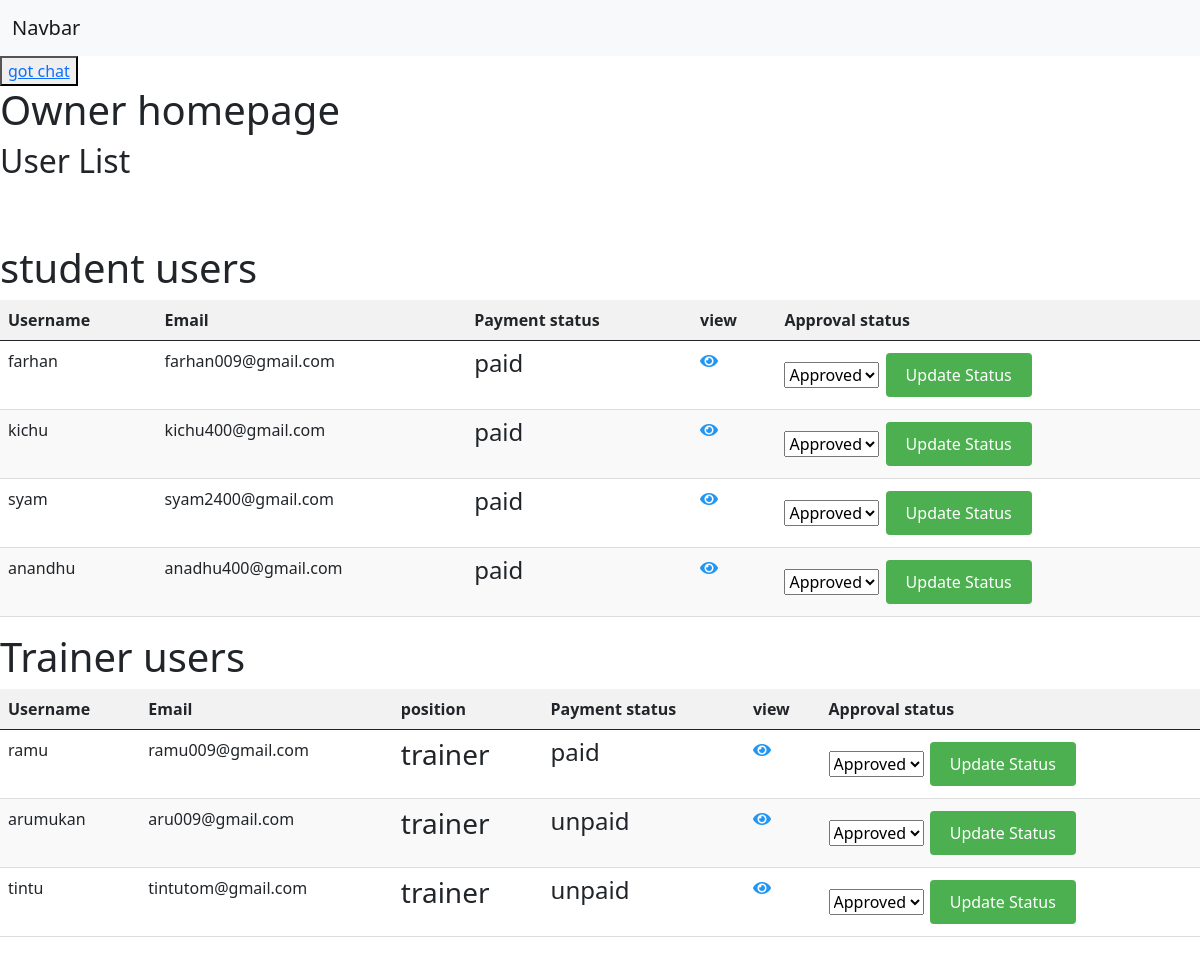
Page /gym-owner/users-list on the committed database.
### users/models.py (models this page shows, shortened)
class CustomUser(AbstractUser):
    GENDER_CHOICES = [
        ('Male', 'Male'),
        ('Female', 'Female'),
        ('Other', 'Other'),
    ]
    GOALS = [
        ('LOSE','Weight lose'),
        ('FIT','Maintain weight'),
        ('GAIN','Weight gain'),
    ]
    FITNESS_LEVEL = [
        ('Beginner','Beginner'),
        ('Intemediate','Intemediate'),
        ('Advanced','Advanced')
    ]
    age = models.IntegerField(default=0,null=True,blank=True)
    gender = models.CharField(max_length=10, choices=GENDER_CHOICES,null=True,blank=True)
    phone = models.PositiveIntegerField(default=0,null=True, blank=True)
    place = models.CharField(max_length=30,null=True,blank=True)
    specialization = models.CharField(max_length=30,null=True,blank=True)
    experience_years = models.IntegerField(null=True, blank=True)
    certifications = models.CharField(max_length=50,null=True, blank=True)
    qualification = models.CharField(max_length=30,null=True,blank=True)
    goal = models.CharField(max_length=10,choices=GOALS,null=True, blank=True)
    fitness_level = models.CharField(max_length=15,choices=FITNESS_LEVEL, null=True, blank=True)
    is_approved= models.BooleanField(default=False)
    is_trainer = models.BooleanField(default=False)
    is_student = models.BooleanField(default=False)
    is_paid = models.BooleanField(default=False)

### owner/views.py (the view)
# urls.py: path('users-list',views.users_list,name='users_list'),
def users_list(request):
    trainer_users = CustomUser.objects.filter(is_trainer=True)
    student_user = CustomUser.objects.filter(is_student=True)
    context = {
         'trainer_users': trainer_users,
         'student_users':student_user
    }
    return render(request,'owner-index.html',context)

### owner/templates/owner-index.html (shortened to what this page needs)
{% extends 'admin-dashbord.html' %}
{% load static %}
{% block content %}
<button><a href="{% url 'students_homepage' %}">got chat</a></button>
<section >
    <h1>Owner homepage</h1>
    <h2>User List</h2>
    <br>
    <br>
    <h1>student users</h1>
    <table class="table responsive-table">
        <thead>
            <tr>
                <th>Username</th>
                <th>Email</th>
                <th>Payment status</th>
                <th>view</th>
                <th>Approval status</th>
            </tr>
        </thead>
        <tbody>
            {% for user in student_users %}
            <tr>
                <td>{{ user.username }}</td>
                <td>{{ user.email }}</td>
                <td>
                    {% if user.is_paid %}
                    <h4>paid</h4>
                    {% else %}
                    <h4>unpaid</h4>
                    {% endif %}
                </td>
                <td>
                    <a href="{% url 'user_details' user.id %}">
                        <i class="fas fa-eye"></i>
                    </a>
                </td>
                <td>
                    <form method="post" action="{% url 'approve_user' user.id  %}">
                        <select name="status">
                            {% if not user.is_approved %}
                            <option value="">pending</option>
                            <option value="approve">Approve</option>
                            <option value="rejected">Reject</option>
                            {% else %}
                            <option value="">Approved</option>
                            {% endif %}
                        </select>
                        <button type="submit">Update Status</button>
                    </form>
                </td>
            </tr>
            {% endfor %}
        </tbody>
    </table>
    <h1>Trainer users</h1>
    <table class="table responsive-table">
        <thead>
            <tr>
                <th>Username</th>
                <th>Email</th>
                <th>position</th>
                <th>Payment status</th>
                <th>view</th>
                <th>Approval status</th>
            </tr>
        </thead>
        <tbody>
            {% for user in trainer_users %}
            <tr>
                <td>{{ user.username }}</td>
                <td>{{ user.email }}</td>
                <td> {% if user.is_trainer %}
                    <h3>trainer</h3>
                    {% elif user.is_student %}
                    <h3>student</h3>
                    {% else %}
                    <h1></h1>
                    {% endif %}
                </td>
                <td>
                    {% if user.is_paid %}
                    <h4>paid</h4>
                    {% else %}
                    <h4>unpaid</h4>
                    {% endif %}
                </td>
                <td>
                    <a href="{% url 'user_details' user.id %}">
                        <i class="fas fa-eye"></i>
                    </a>
                </td>
                <td>
                    <form method="post" action="{% url 'approve_user' user.id  %}">
                        <select name="status">
                            {% if not user.is_approved %}
                            <option value="">pending</option>
                            <option value="approve">Approve</option>
                            <option value="rejected">Reject</option>
                            {% else %}
                            <option value="">Approved</option>
                            {% endif %}
                        </select>
                        <button type="submit">Update Status</button>
                    </form>
                </td>
            </tr>
            {% endfor %}
        </tbody>
    </table>
</section>
{% endblock %}

### users/templates/admin-dashbord.html (style rules this page uses)
.table.responsive-table { width: 100%; border-collapse: collapse; }
.table.responsive-table th, .table.responsive-table td { text-align: left; padding: 8px; border-bottom: 1px solid #ddd; }
.table.responsive-table th { background-color: #f2f2f2; }
.table.responsive-table tr:nth-child(even) { background-color: #f9f9f9; }
.table.responsive-table td a { color: #2196F3; text-decoration: none; }
.table.responsive-table button { background-color: #4CAF50; color: white; border: none; padding: 10px 20px; text-align: center; text-decoration: none; display: inline-block; font-size: 16px; margin: 4px 2px; cursor: pointer; border-radius: 4px; }

### rows in the picture
CustomUser: username "farhan", email "farhan009@gmail.com", is_paid "paid"
CustomUser: username "kichu", email "kichu400@gmail.com", is_paid "paid"
CustomUser: username "syam", email "syam2400@gmail.com", is_paid "paid"
CustomUser: username "anandhu", email "anadhu400@gmail.com", is_paid "paid"
CustomUser: username "ramu", email "ramu009@gmail.com", is_trainer "trainer", is_paid "paid"
CustomUser: username "arumukan", email "aru009@gmail.com", is_trainer "trainer", is_paid "unpaid"
CustomUser: username "tintu", email "tintutom@gmail.com", is_trainer "trainer", is_paid "unpaid"
